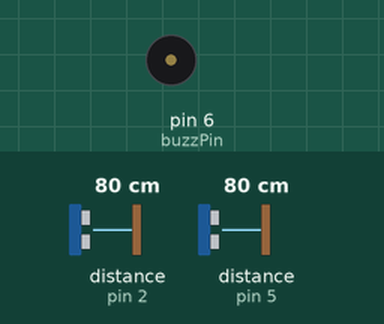
Simulated run of this sketch. Board: Arduino Uno, built with avr-gcc and run on an emulated ATmega328P. Shown: buzzer (waves = sounding, pin HIGH). Wiring (inferred from the names in the program): 2 × ultrasonic range finder: trigger pin 3, echo pin 2 / trigger pin 4, echo pin 5. The test bench sets the inputs (shaded band); at power-on: distance to the obstacle (sensors on pin 5, pin 2) 80 cm. The echo pulse lasts 58.3 µs per cm; pins used as bus, display or sensor lines are not drawn; what the sketch prints to the serial monitor is not drawn.

Above: at 1.8 s.
1.9 s: distance to the obstacle (sensor on pin 5) set to 19 cm
4.2 s: distance to the obstacle (sensor on pin 5) set to 15 cm
At 7.2 s:
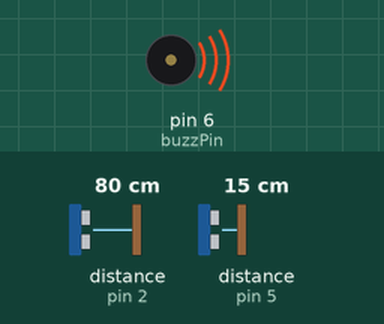
7.5 s: distance to the obstacle (sensor on pin 5) set to 18 cm
At 10.2 s:
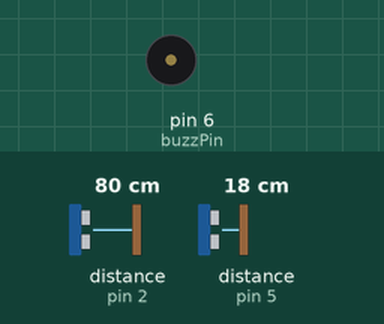
10.5 s: distance to the obstacle (sensor on pin 5) set to 2 cm
At 13.3 s:
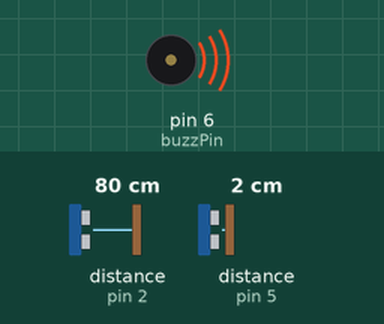
Timing chart, 0 to 14.5 s (numbered marks = the images above; inputs shaded):
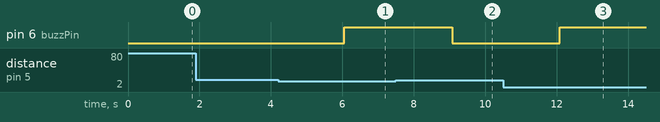

The sketch:

ultrasonic_sensor_arduino_3.ino
```cpp
#define trigPin1 3
#define echoPin1 2
#define trigPin2 4
#define echoPin2 5
#define buzzPin 6

long duration, distance, RightSensor,LeftSensor;

void setup()
{
Serial.begin (9600);
pinMode(trigPin1, OUTPUT);
pinMode(echoPin1, INPUT);
pinMode(trigPin2, OUTPUT);
pinMode(echoPin2, INPUT);
pinMode(buzzPin,OUTPUT);
}

void loop()
{
SonarSensor(trigPin1, echoPin1);
RightSensor = distance;
SonarSensor(trigPin2, echoPin2);
LeftSensor = distance;

Serial.print(LeftSensor);
Serial.print(" - ");
//Serial.println(RightSensor);
delay(1000);

  if (LeftSensor <= 15 && LeftSensor >= 0)
    {
      // Buzz
      digitalWrite(buzzPin, HIGH);
    }
  else
    {
      // Don't buzz
      digitalWrite(buzzPin, LOW);
    }

}

void SonarSensor(int trigPin,int echoPin)
{
digitalWrite(trigPin, LOW);
delayMicroseconds(2);
digitalWrite(trigPin, HIGH);
delayMicroseconds(10);
digitalWrite(trigPin, LOW);
duration = pulseIn(echoPin, HIGH);
distance = (duration/2) / 29.1;

}
```

Measured:
- the behaviour switches between 17 and 16 cm on distance to the obstacle (sensor on pin 5) (found by bisection; images 0 and 1)
- after the input at 1.9 s, every drawn part: stays the same
- after the input at 4.2 s, pin 6 (buzzPin): LOW → HIGH after 1.8 s
- after the input at 7.5 s, pin 6 (buzzPin): HIGH → LOW after 1.6 s
- after the input at 10.5 s, pin 6 (buzzPin): LOW → HIGH after 1.6 s
